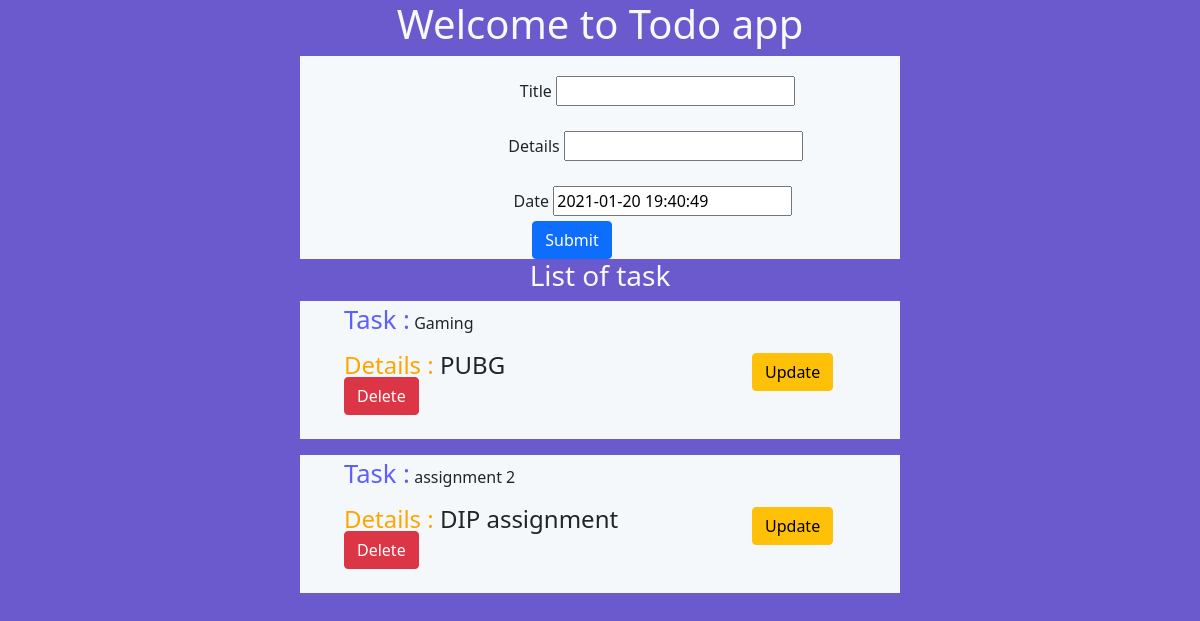
The app's page /, older data.
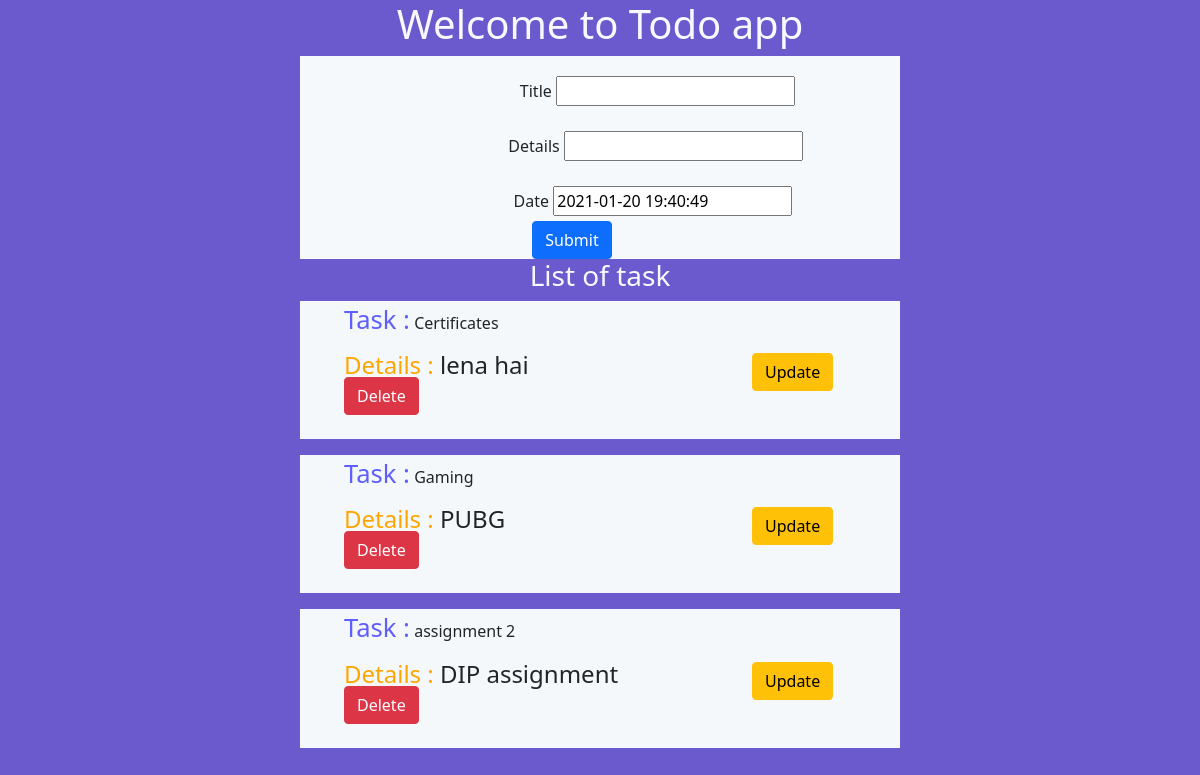
The same page, newer data.
### todoapp/models.py (models this page shows)
class Todo(models.Model):
    title = models.CharField(max_length=20)
    details = models.CharField(max_length =20)
    date = models.DateTimeField(default=timezone.now)
    def __str__(self):
     return '%s %s' % (self.title, self.details)

### todoapp/views.py (the view)
# urls.py: path('',views.home, name= 'home'),
def home(request):
    something = Todo.objects.order_by('-date')
    print(something)
    form = TaskForm()
    if request.method == 'POST':
        form = TaskForm(request.POST)
        if form.is_valid():
            form.save()
        return redirect('/')
    context = {'something': something,'form':form}
    return render(request,'todo/index.html', context)

### todoapp/forms.py
class TaskForm(forms.ModelForm):
    class Meta:
        model = Todo
        fields = '__all__'

### todoapp/templates/todo/index.html (shortened to what this page needs)
<!doctype html>
<html lang="en">
<head>
    <link href="https://cdn.jsdelivr.net/npm/bootstrap@5.0.0-beta1/dist/css/bootstrap.min.css" rel="stylesheet"
>
</head>
<body style="background-color:SlateBlue;">
    <div style="text-align: center;">
        <h1 style="color: ghostwhite;">Welcome to Todo app </h1>
    </div>
    <div class="container" style="background-color: rgb(245, 249, 252); width: 50%;">
        <form method="POST" action="/">
            <div class="container" style="margin-left: 34%;     padding-top: 20px;">
                <label for="exampleFormControlInput1" class="form-label">Title</label>
                {{ form.title }}
            </div>
            <div class="container" style="margin-left: 32%;     padding-top: 20px;">
                <label for="exampleFormControlInput1" class="form-label">Details</label>
                {{ form.details }}
            </div>
            <div class=container" style="margin-left: 35%;     padding-top: 20px;">
                <label for="exampleFormControlInput1" class="form-label">Date</label>
                {{form.date}}
                <input class="btn btn-primary" style="margin-left: 5%;" type="submit" name="creat task" />
            </div>
        </form>
    </div>
    <div style="text-align: center;">
        <h3 style="color: ghostwhite;">List of task</h3>
    </div>
    {% for task in something %}
    <div class="container" style="background-color: rgb(245, 248, 250); width: 50%;">
        <ol>
            <label style="font-size: 160%; color: rgb(95, 95, 253);" for="exampleFormControlInput1"
                class="form-label">Task :</label>
            {{ task.title }}
            <div style="font-size: 150%;">
                <label style="color: orange;" for="exampleFormControlInput1" class="form-label">Details :</label>
                {{ task.details }}
            </div>
            <a class=" btn btn-warning " href="{% url 'update_task' task.id %}" style="margin-left: 75%; margin-top: -12%;">Update</a>
            <a class="btn btn-danger" href="{% url 'delete' task.id %}" style="margin-top: -12%;">Delete</a><br>
        </ol>
    </div>
    {% endfor %}
</body>

Row changes from the older to the newer data that the page shows:
added Todo: title "Certificates", details "lena hai"
